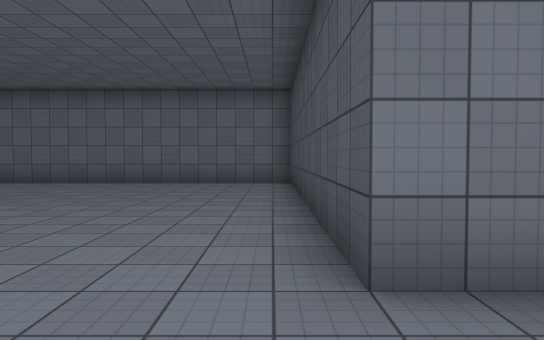
View 1 (above)

16 first-person views from a walk through a scene from a Unity 3-D project. The camera is 1.4 m above the floor, tilts 2° down and sees 70° across. The floor is counted in squares, 2 m on a side. Each view is taken from the middle of a square. On the plan, view 1 faces up. The plan holds only what a view shows up to about 11 squares ahead; the rest is blank. The place goes on beyond the plan. Surface patterns are stand-ins for the level's own textures.

View 2
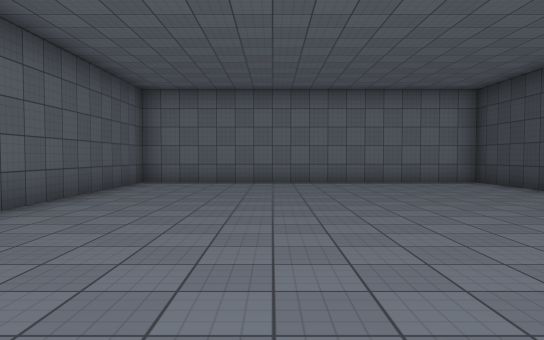

View 3
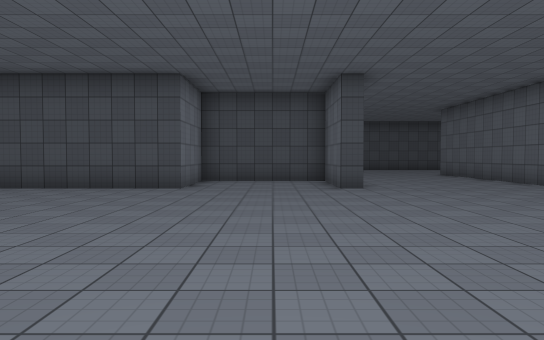

View 4
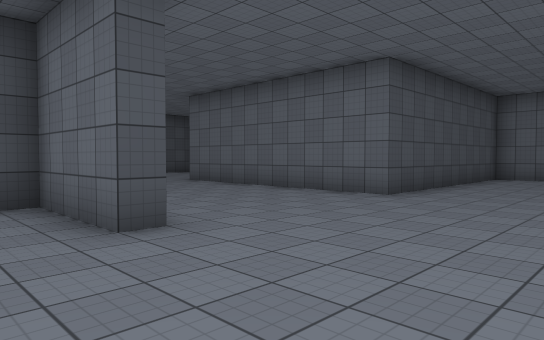

View 5
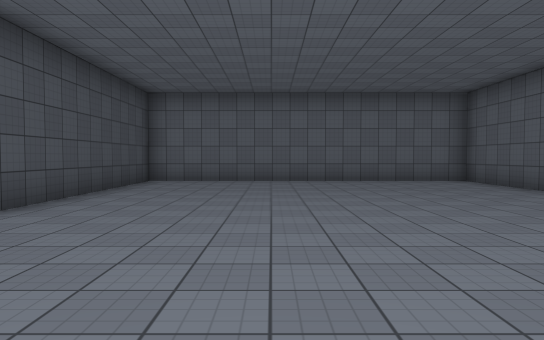

View 6
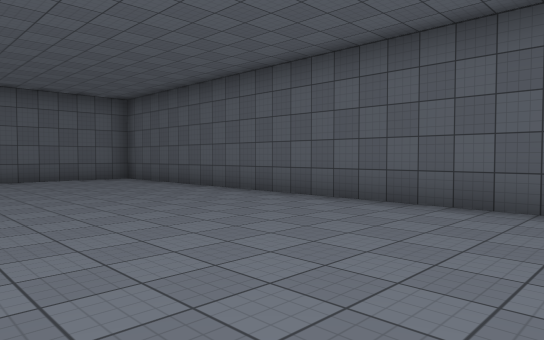

View 7
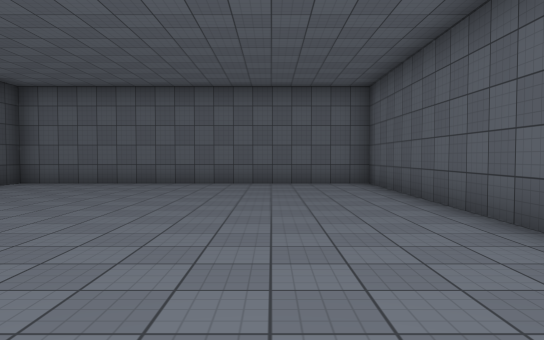

View 8
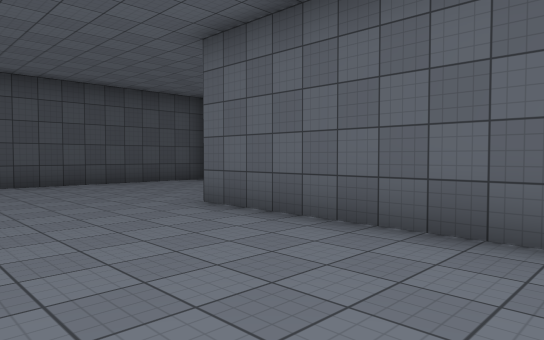

View 9
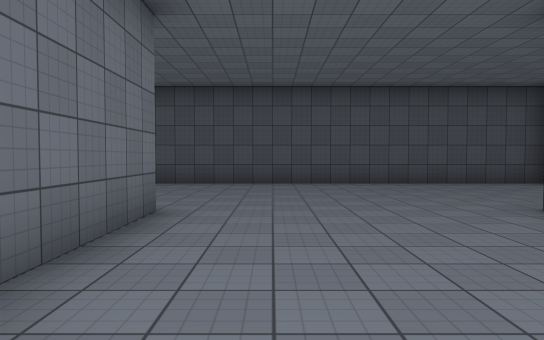

View 10
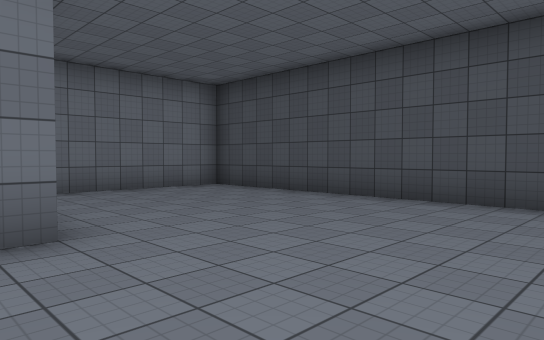

View 11
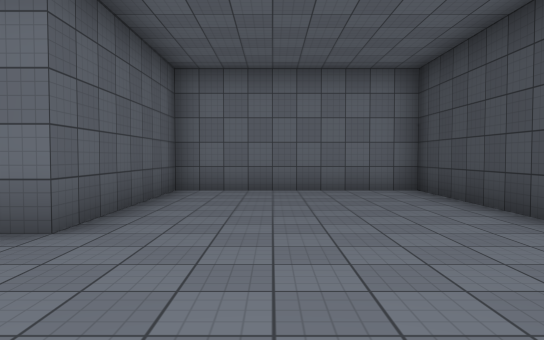

View 12
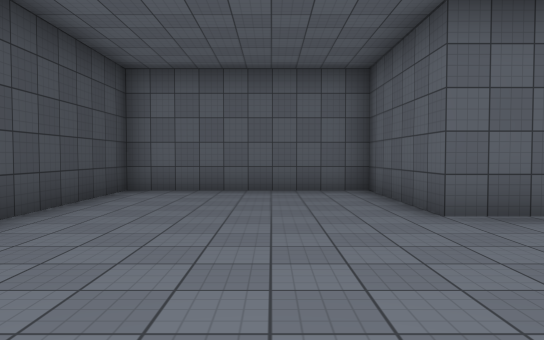

View 13
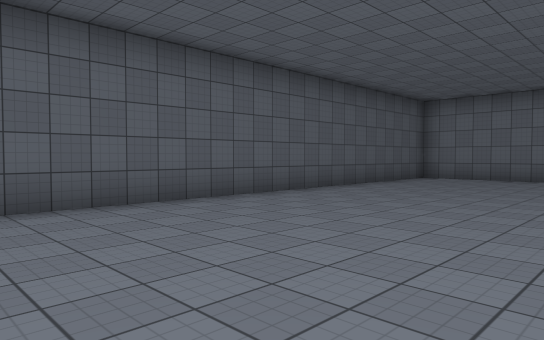

View 14
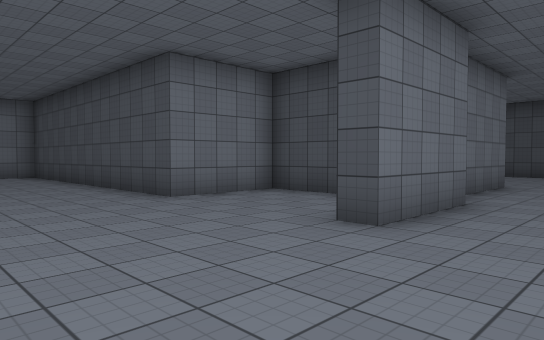

View 15
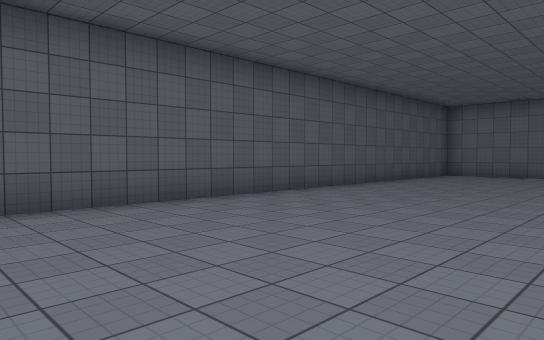

View 16
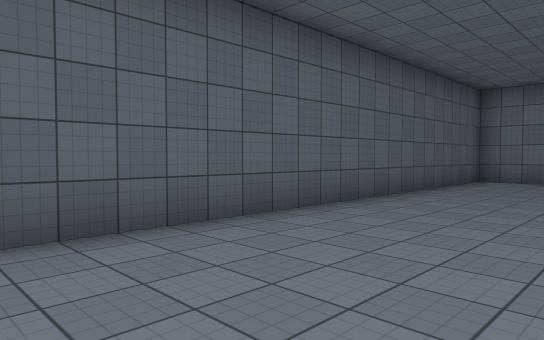

### Floor plan
Points are (right, up) in squares from view 1. A wall is a line through its corners. A room is listed if a view was taken in it or the views show most of it. See-through windows are left out.
Room 1 (views 1, 2, 3, 4, 5, 6, 7, 8, 9, 10, 11, 12, 13, 14, 15, 16)
walls: (3.1, -2) (0.5, -2) (0.5, -1.5) (3, -1.5) (3, 2) (0.5, 2) (0.5, 10.5) (-8.5, 10.5) (-8.5, -13) (0.5, -13) (0.5, -6.5) (7, -6.5) (7, -10) (12, -10) (12, 3) (7, 3) (7, -1.5) (4.1, -1.5)

Positions as (right, up) in squares from view 1, and headings:
1: (0, 0), facing up
2: (-5, 0), facing up
3: (-8, 0), facing right
4: (-3, 0), facing down-right
5: (-3, -2), facing down
6: (-3, -1), facing down-left
7: (-6, -3), facing down
8: (2, -3), facing down-right
9: (2, -3), facing right
10: (6, -5), facing up-right
11: (9, -5), facing up
12: (9, -2), facing down
13: (-3, -2), facing up-left
14: (-3, -4), facing up-right
15: (-3, -4), facing up-left
16: (-5, -1), facing up-left
